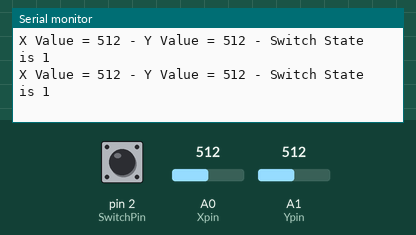
Simulated run of this sketch. Board: Arduino Uno, built with avr-gcc and run on an emulated ATmega328P. On the bench: the last lines printed to the serial monitor. The inputs (shaded band) are chosen by the test bench; at power-on: A0 (Xpin) = 512, A1 (Ypin) = 512, pin 2 (SwitchPin) HIGH.

Above: at 1.2 s.
1.3 s: A0 (Xpin) set to 716
At 1.46 s:
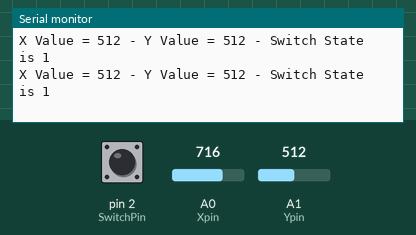
2.8 s: A1 (Ypin) set to 716
At 3.06 s:
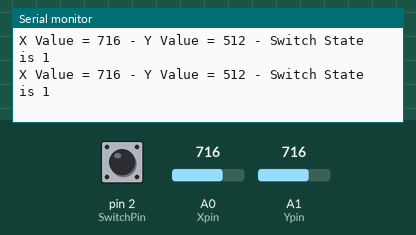
4.3 s: pin 2 (SwitchPin) pulled LOW for 0.5 s
At 5.07 s:
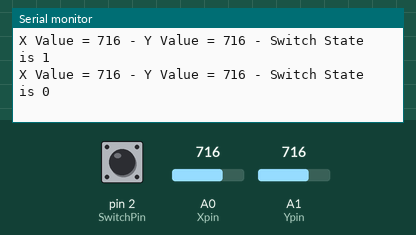
6.3 s: A0 (Xpin) set to 900
At 6.67 s:
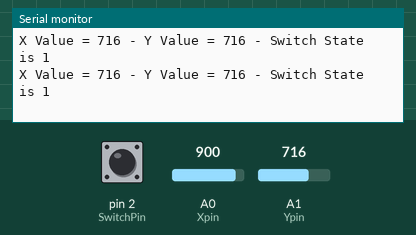
7.8 s: pin 2 (SwitchPin) pulled LOW for 1 s
At 8.67 s:
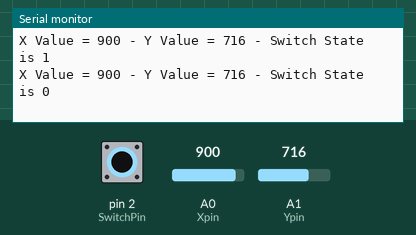
10.3 s: A1 (Ypin) set to 900
At 10.68 s:
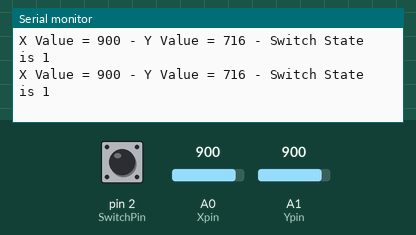
Timing chart, 0 to 12.8 s (numbered marks = the images above; inputs shaded):
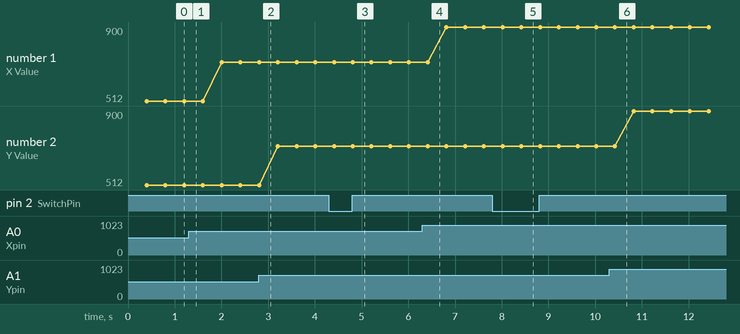

Measured:
- after the input at 4.3 s, the serial monitor: prints a new line after 0.51 s (image 3)
- after the input at 7.8 s, the serial monitor: prints a new line after 0.62 s (image 5)
- plotted number 1: 512 → 716 after the input at 1.3 s, 716 → 900 after the input at 6.3 s

The sketch:

32_joystick.ino
```cpp
// Load a library
#include <Servo.h>
int Xpin = A0;
int Ypin = A1;
int SwitchPin = 2;
int Xval;
int Yval;
int SwitchVal;
int dt = 400;

void setup() {
  // put your setup code here, to run once:
Serial.begin(9600);
pinMode(Xpin, INPUT);
pinMode(Ypin, INPUT);
pinMode(SwitchPin, INPUT);
digitalWrite(SwitchPin,HIGH); // sets up the pullup resistor
}

void loop() {
  // put your main code here, to run repeatedly:
  Xval = analogRead(Xpin);
  Yval = analogRead(Ypin);
  SwitchVal = digitalRead(SwitchPin);
  delay(dt);
  Serial.print("X Value = ");
  Serial.print(Xval);
  Serial.print(" - Y Value = ");
  Serial.print(Yval);
  Serial.print(" - Switch State is ");
  Serial.println(SwitchVal);

}
```
